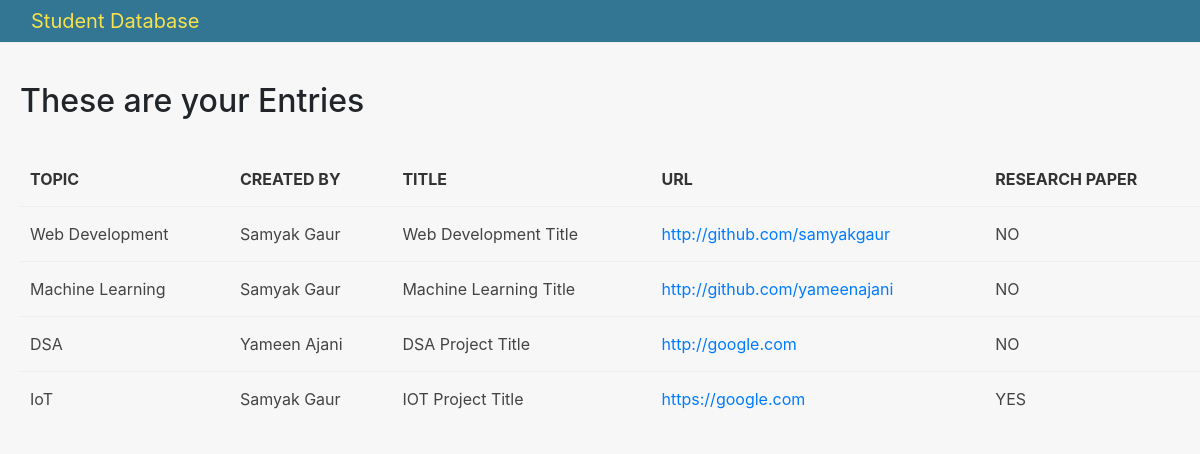
Page /first_app/index1 on the committed database.
### first_app/models.py (models this page shows, shortened)
class Entrie(models.Model):
    topics = models.ForeignKey(Topic,on_delete=models.PROTECT)
    name = models.CharField(max_length=100,default="Team Leader name Here")
    title = models.CharField(max_length=264, unique=True)
    description = models.TextField(max_length=600, null=True, blank=True)
    url = models.URLField(unique=True)
    start_date = models.DateField()
    end_date = models.DateField()
    year = models.IntegerField(choices=YEARS, default=1)
    department = models.CharField(max_length=100,choices=DEPARTMENTS,default="Computer")
    research_paper = models.CharField(max_length=100,choices=PAPER,default="NO")
    file= models.FileField(upload_to=None,max_length=100,default="NULL")

class Topic(models.Model):
    topic = models.CharField(max_length=264 , unique=True)
    def __str__(self):
        return self.topic

### first_app/views.py (the view)
# urls.py: path('index1',views.index1),
def index1(request):
    entries_display = Entrie.objects.order_by('topics')
    index1dict = {'entries_display':entries_display}
    return render(request,'first_app/index.html',context=index1dict)

### templates/first_app/index.html (shortened to what this page needs)
<!DOCTYPE html>
{% load staticfiles %}
<html lang="en">
<head>
    <link rel="stylesheet" href="https://stackpath.bootstrapcdn.com/bootstrap/4.3.1/css/bootstrap.min.css">
    <link rel="stylesheet" href="{% static "css/main1.css" %}">
</head>
<body>
    <nav class="navbar navbar-expand-lg navbar-light bg-light" style="background-color: rgb(50, 118, 147)!important; height: 43px;">
                <a class="navbar-brand" href="http://127.0.0.1:8000/" style="color: rgb(247, 226, 76)">Student Database</a>
    </nav>
    <br>
    <div style="padding-left: 20px;">
        <h2>These are your Entries </h2><br >
        {% if entries_display %}
        <table>
            <th>Topic</th>
            <th>Created By</th>
            <th>Title</th>
            <th>URL</th>
            <th>Research Paper</th>
            {% for acc in entries_display %}
            <tr>
                <td>{{ acc.topics }}</td>
                <td>{{ acc.name }}</td>
                <td>{{ acc.title }}</td>
                <td><a href="{{ acc.url }}">{{ acc.url}}</td>
                <td>{{ acc.research_paper }}</td>
            </tr>
            {% endfor %}
        </table>
        {% else %}
        <p> no access record found</p>
        {% endif %}
    </div>
</body>
</html>

### static/css/main1.css (style rules this page uses)
* { --main-color: #006992; }
body { display: flex; flex-direction: column; background-color: #f7f7f7; min-height: 100vh; }
nav { background-color: #232632; margin-bottom: 15px; border-bottom: 1px solid #eee; height: 100vh; position: fixed; min-width: 150px; }
nav a { display: block; padding: 20px 15px; color: rgba(255,255,255,.6); transition: 100ms ease; }
table { width: 100%; }
td, th { padding: 15px 10px; border-top: 1px solid #eee; color: #444; }
th { border: none; color: #333; text-transform: uppercase; }
td { position: relative; }

### rows in the picture
Entrie: topics "Web Development", name "Samyak Gaur", title "Web Development Title", url "http://github.com/samyakgaur", research_paper "NO"
Entrie: topics "Machine Learning", name "Samyak Gaur", title "Machine Learning Title", url "http://github.com/yameenajani", research_paper "NO"
Entrie: topics "DSA", name "Yameen Ajani", title "DSA Project Title", url "http://google.com", research_paper "NO"
Entrie: topics "IoT", name "Samyak Gaur", title "IOT Project Title", url "https://google.com", research_paper "YES"
